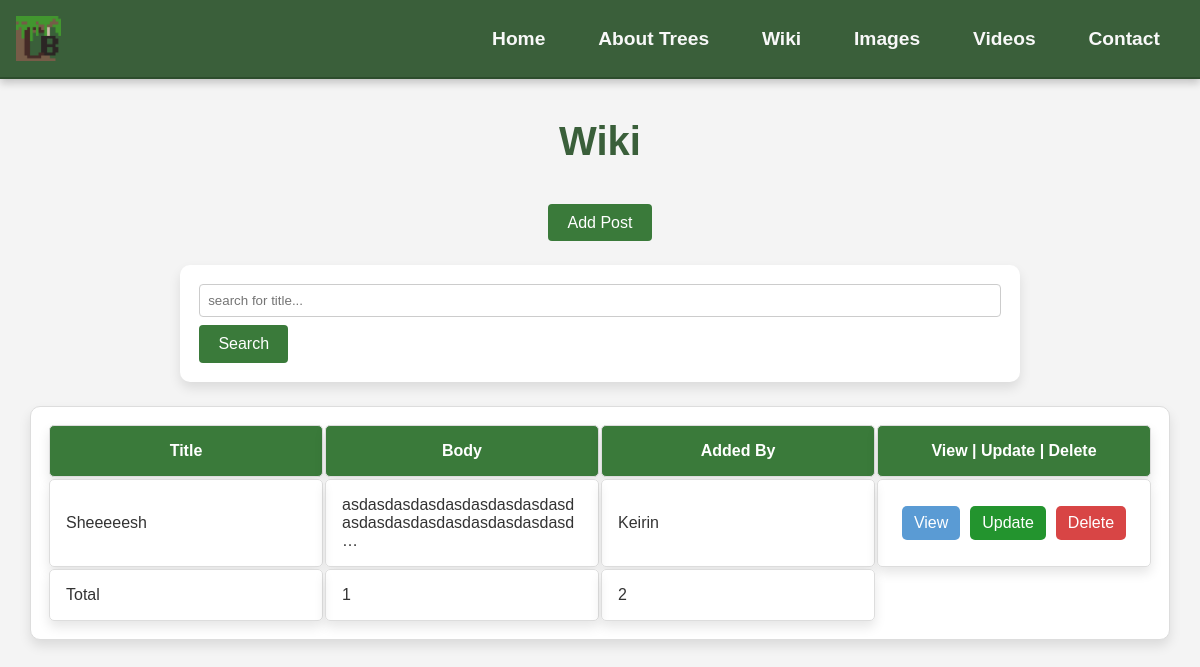
Page /Add/ on the earlier database version.
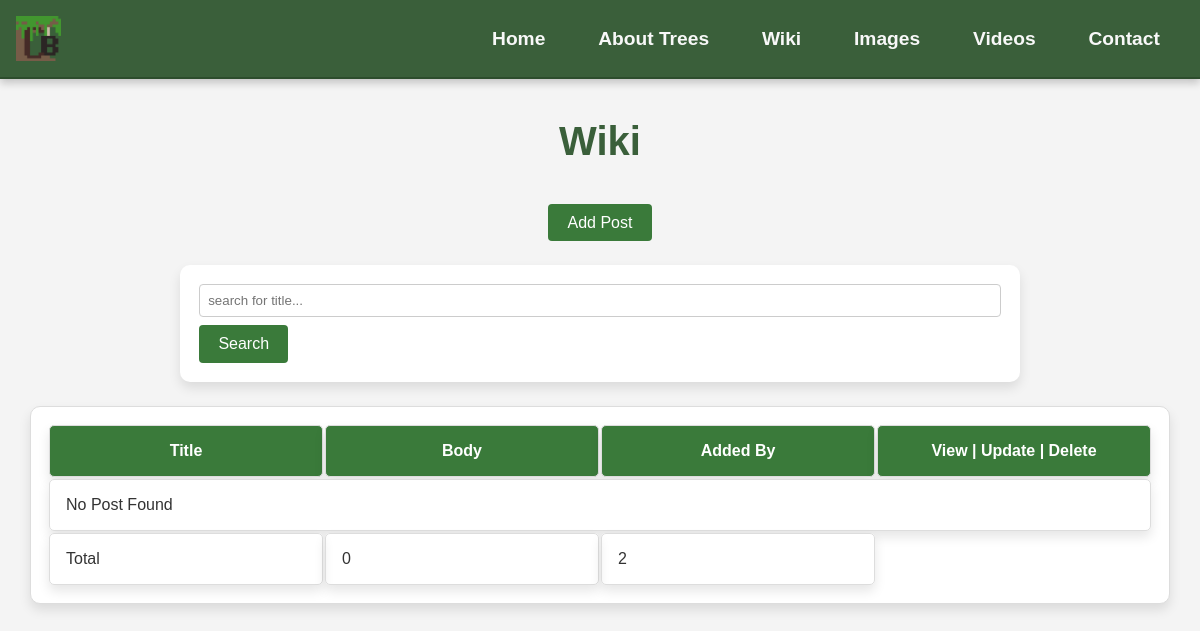
Same page on the later database version.
### app/models.py (models this page shows, shortened)
class Post(models.Model):
    title = models.CharField(max_length=100)
    author = models.ForeignKey("auth.User", on_delete=models.CASCADE)
    body = models.TextField()

### app/views.py (the view)
# urls.py: path('Add/', WikiListView.as_view(), name='Add'),
class WikiListView(ListView):
    model = Post
    context_object_name = 'posts'
    template_name = 'app/Wiki_list.html'
    def get_context_data(self, **kwargs):
        context = super().get_context_data(**kwargs)
        query = self.request.GET.get('q', '')
        if query:
            filtered_posts = Post.objects.filter(title__icontains=query)
        else:
            filtered_posts = Post.objects.all()
        context['posts'] = filtered_posts
        context['total_posts'] = Post.objects.count()
        context['total_users'] = User.objects.count()
        return context

### app/templates/app/Wiki_list.html
{% extends 'app/Base.html' %}
{% load static %}
{% block content %}
    <h1>Wiki</h1>
    <div class="btn_center">
        <a href="{% url 'Wiki_create' %}" class="wikiadd_btn">Add Post</a>
    </div>
    <form method="get" class="search_form" action="{% url 'Add' %}">
        <label>
            <input type="text" name="q" placeholder="search for title..." value="{{ search_query }}">
        </label>
        <button class="wiki_search" type="submit">Search</button>
    </form>
    <table>
        <thead>
            <tr>
                <th>Title</th>
                <th>Body</th>
                <th>Added By</th>
                <th>View | Update | Delete</th>
            </tr>
        </thead>
        <tbody>
        {% for post in posts %}
            <tr>
                <td>{{ post.title }}</td>
                <td>{{ post.body|truncatechars:55 }}</td>
                <td>{{ post.author }}</td>
                <td>
                    <div class="wiki_button_container">
                        <a href="{% url 'Wiki' post.pk %}" class="wiki_button table_view">View</a>
                        <a href="{% url 'Wiki_update' post.pk %}" class="wiki_button table_update">Update</a>
                        <a href="{% url 'Wiki_delete' post.pk %}" class="wiki_button table_delete">Delete</a>
                    </div>
                </td>
            </tr>
        {% empty %}
            <tr>
                <td colspan="4">No Post Found</td>
            </tr>
        {% endfor %}
        </tbody>
        <tfoot>
            <tr>
                <td>Total</td>
                <td>{{ total_posts }}</td>
                <td>{{ total_users }}</td>
            </tr>
        </tfoot>
    </table>
{% endblock content %}

Differences in the rows shown:
removed Post: title "Sheeeeesh", body "asdasdasdasdasdasdasdasdasdasdasdasdasdasdasdasdasdasd…", author "Keirin"
Other differences:
{{ total_posts }}: "1" → "0"
text now shown: "No Post Found"
